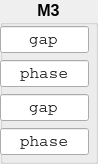
              <widget class="QGroupBox" name="groupBox_M3_record">
               <property name="font">
                <font>
                 <pointsize>12</pointsize>
                 <weight>75</weight>
                 <bold>true</bold>
                 <kerning>true</kerning>
                </font>
               </property>
               <property name="title">
                <string>M3</string>
               </property>
               <property name="alignment">
                <set>Qt::AlignHCenter|Qt::AlignTop</set>
               </property>
               <widget class="QLineEdit" name="lineEdit_plt_M3_x">
                <property name="geometry">
                 <rect>
                  <x>0</x>
                  <y>26</y>
                  <width>89</width>
                  <height>27</height>
                 </rect>
                </property>
                <property name="sizePolicy">
                 <sizepolicy hsizetype="Fixed" vsizetype="Fixed">
                  <horstretch>0</horstretch>
                  <verstretch>0</verstretch>
                 </sizepolicy>
                </property>
                <property name="font">
                 <font>
                  <family>Courier</family>
                  <pointsize>12</pointsize>
                  <weight>50</weight>
                  <bold>false</bold>
                 </font>
                </property>
                <property name="statusTip">
                 <string>optic 1</string>
                </property>
                <property name="whatsThis">
                 <string>first optic title</string>
                </property>
                <property name="text">
                 <string>gap</string>
                </property>
                <property name="alignment">
                 <set>Qt::AlignCenter</set>
                </property>
               </widget>
               <widget class="QLineEdit" name="lineEdit_plt_M3_Ry">
                <property name="geometry">
                 <rect>
                  <x>0</x>
                  <y>60</y>
                  <width>89</width>
                  <height>27</height>
                 </rect>
                </property>
                <property name="sizePolicy">
                 <sizepolicy hsizetype="Fixed" vsizetype="Fixed">
                  <horstretch>0</horstretch>
                  <verstretch>0</verstretch>
                 </sizepolicy>
                </property>
                <property name="font">
                 <font>
                  <family>Courier</family>
                  <pointsize>12</pointsize>
                  <weight>50</weight>
                  <bold>false</bold>
                 </font>
                </property>
                <property name="statusTip">
                 <string>optic 1</string>
                </property>
                <property name="whatsThis">
                 <string>first optic title</string>
                </property>
                <property name="text">
                 <string>phase</string>
                </property>
                <property name="alignment">
                 <set>Qt::AlignCenter</set>
                </property>
               </widget>
               <widget class="QLineEdit" name="lineEdit_plt_M3_Rz">
                <property name="enabled">
                 <bool>true</bool>
                </property>
                <property name="geometry">
                 <rect>
                  <x>0</x>
                  <y>94</y>
                  <width>89</width>
                  <height>27</height>
                 </rect>
                </property>
                <property name="sizePolicy">
                 <sizepolicy hsizetype="Fixed" vsizetype="Fixed">
                  <horstretch>0</horstretch>
                  <verstretch>0</verstretch>
                 </sizepolicy>
                </property>
                <property name="font">
                 <font>
                  <family>Courier</family>
                  <pointsize>12</pointsize>
                  <weight>50</weight>
                  <bold>false</bold>
                 </font>
                </property>
                <property name="statusTip">
                 <string>optic 1</string>
                </property>
                <property name="whatsThis">
                 <string>first optic title</string>
                </property>
                <property name="text">
                 <string>gap</string>
                </property>
                <property name="frame">
                 <bool>true</bool>
                </property>
                <property name="alignment">
                 <set>Qt::AlignCenter</set>
                </property>
                <property name="clearButtonEnabled" stdset="0">
                 <bool>false</bool>
                </property>
               </widget>
               <widget class="QLineEdit" name="lineEdit_plt_M3_y">
                <property name="enabled">
                 <bool>true</bool>
                </property>
                <property name="geometry">
                 <rect>
                  <x>0</x>
                  <y>128</y>
                  <width>89</width>
                  <height>27</height>
                 </rect>
                </property>
                <property name="sizePolicy">
                 <sizepolicy hsizetype="Fixed" vsizetype="Fixed">
                  <horstretch>0</horstretch>
                  <verstretch>0</verstretch>
                 </sizepolicy>
                </property>
                <property name="font">
                 <font>
                  <family>Courier</family>
                  <pointsize>12</pointsize>
                  <weight>50</weight>
                  <bold>false</bold>
                 </font>
                </property>
                <property name="statusTip">
                 <string>optic 1</string>
                </property>
                <property name="whatsThis">
                 <string>first optic title</string>
                </property>
                <property name="text">
                 <string>phase</string>
                </property>
                <property name="frame">
                 <bool>true</bool>
                </property>
                <property name="alignment">
                 <set>Qt::AlignCenter</set>
                </property>
               </widget>
              </widget>
